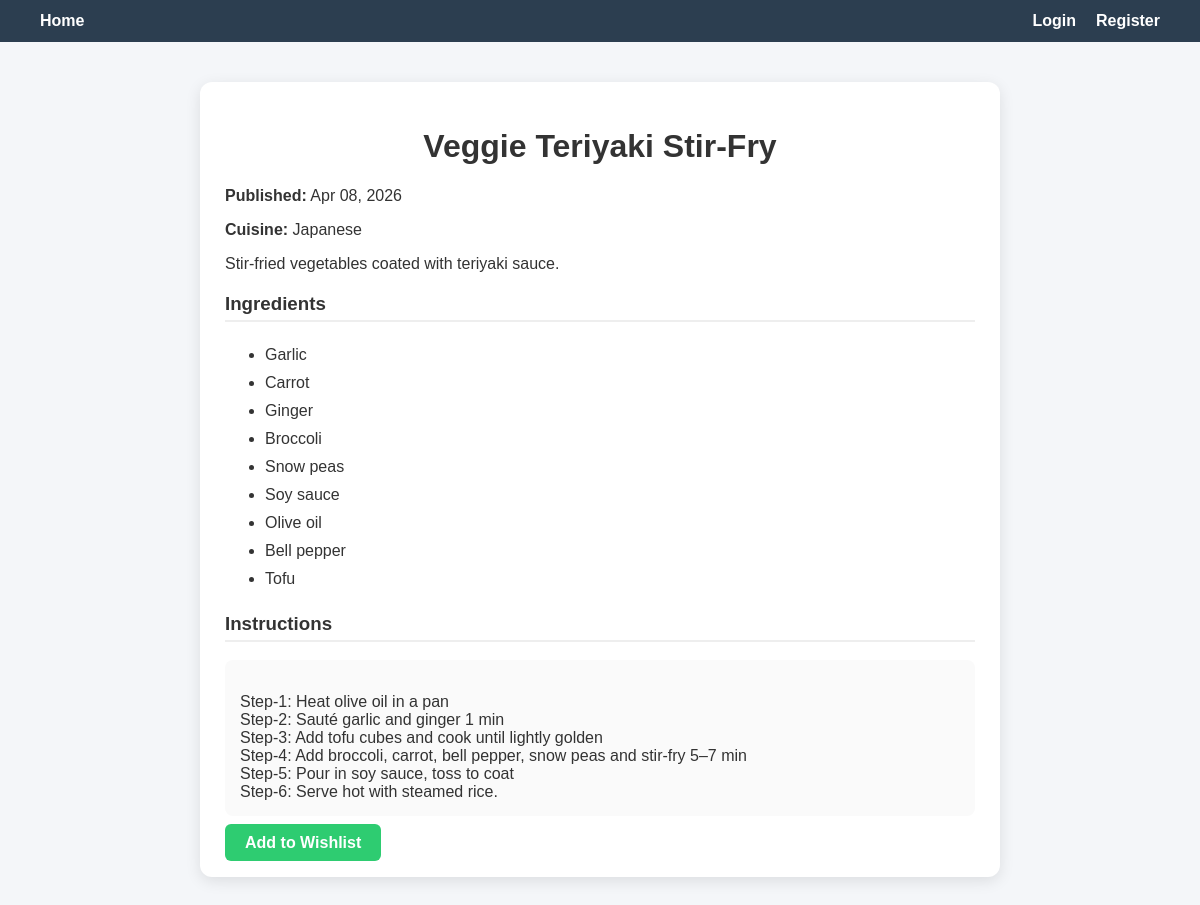
Page /recipe/572/ on the committed database.
### recipes/models.py (models this page shows, shortened)
class Recipe(models.Model):
    name = models.CharField(max_length=200)
    description = models.TextField()
    instructions = models.TextField()
    ingredients = models.ManyToManyField(Ingredient)
    created_at = models.DateTimeField(auto_now_add=True)
    cuisine = models.CharField(max_length=100, default='Unknown')
    class Meta:
        ordering = ['-created_at']

class Ingredient(models.Model):
    name = models.CharField(max_length=100)

### recipes/views.py (the view)
# urls.py: path('recipe/<int:id>/', views.recipe_detail, name='recipe_detail'),
def recipe_detail(request, id):
    recipe = get_object_or_404(Recipe, id=id)
    return render(request, 'recipes/detail.html', {'recipe': recipe})

### recipes/templates/recipes/detail.html
{% extends 'recipes/base.html' %}
{% block content %}
<div class="detail-card">
    <h1>{{ recipe.name }}</h1>
    <p><strong>Published:</strong> {{ recipe.created_at|date:"M d, Y" }}</p>
    <p><strong>Cuisine:</strong> {{ recipe.cuisine }}</p>
    <p>{{ recipe.description }}</p>
    <h3 class="section-title">Ingredients</h3>
    <ul class="ingredients">
        {% for ingredient in recipe.ingredients.all %}
            <li>{{ ingredient.name }}</li>
        {% endfor %}
    </ul>
    <h3 class="section-title">Instructions</h3>
    <div class="steps">
         {{ recipe.instructions|linebreaksbr }}
    </div>
    <br>
    <a href="{% url 'add_to_wishlist' recipe.id %}" class="btn-primary">
        Add to Wishlist
    </a>
</div>
{% endblock %}

### recipes/static/recipes/style.css (style rules this page uses)
body { font-family: Arial, sans-serif; background-color: #f4f6f9; margin: 0; color: #333; }
h1 { text-align: center; }
a { text-decoration: none; }
.btn-primary { padding: 10px 20px; background-color: #2ecc71; border: none; color: white; font-weight: bold; border-radius: 6px; cursor: pointer; margin-top: 10px; }
.detail-card { background: white; padding: 25px; border-radius: 12px; box-shadow: 0 4px 15px rgba(0,0,0,0.1); }
.section-title { margin-top: 20px; border-bottom: 2px solid #eee; padding-bottom: 5px; }
.ingredients li { padding: 5px 0; }
.steps { white-space: pre-line; background: #fafafa; padding: 15px; border-radius: 8px; }

### rows in the picture
Recipe: name "Veggie Teriyaki Stir-Fry", created_at "Apr 08, 2026", cuisine "Japanese", description "Stir-fried vegetables coated with teriyaki sauce.", instructions "Step-1: Heat olive oil in a pan Step-2: Sauté garlic and ginger 1 min Step-3: Add tofu cubes and cook until lightly golden Step-4: Add broccoli, carrot, bell pepper, snow peas and stir-fry 5–7 min Step-5: Pour in soy sauce, toss to coat Step-6: Serve hot with steamed rice."
Ingredient: name "Garlic"
Ingredient: name "Carrot"
Ingredient: name "Ginger"
Ingredient: name "Broccoli"
Ingredient: name "Snow peas"
Ingredient: name "Soy sauce"
Ingredient: name "Olive oil"
Ingredient: name "Bell pepper"
Ingredient: name "Tofu"
